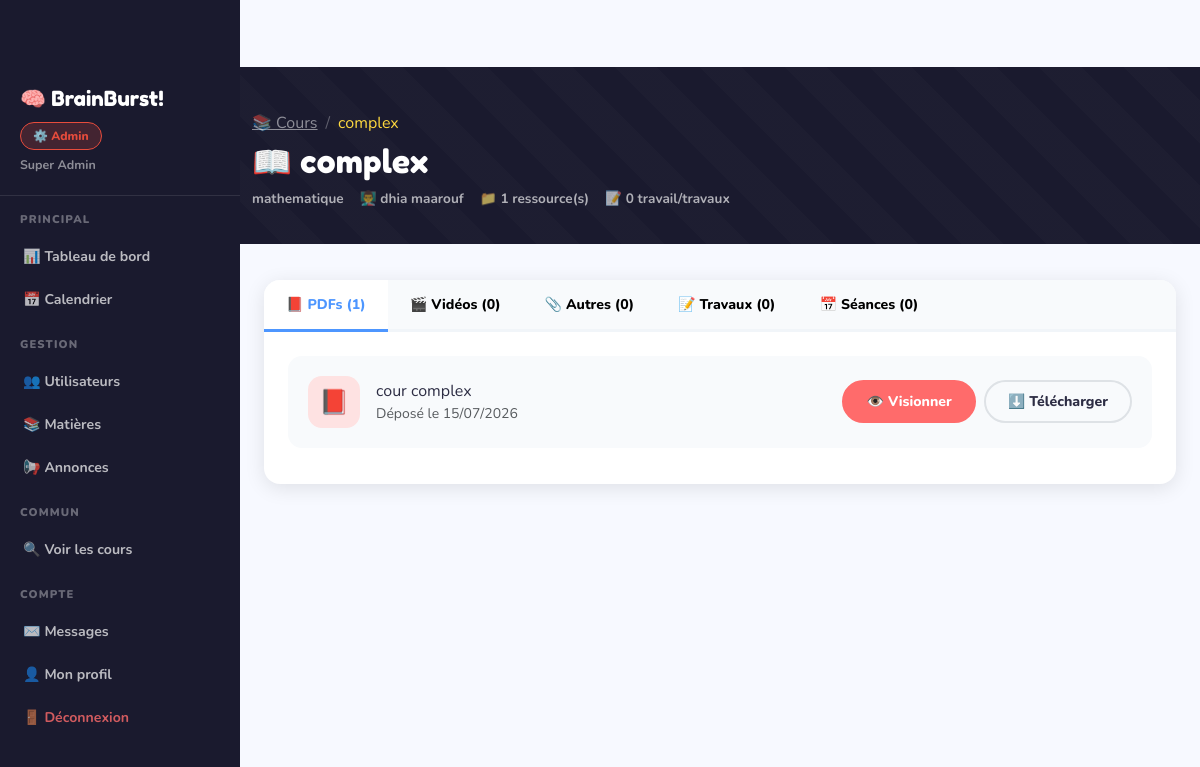
The page /cours/1/apprendre (signed in) on the database its author committed.
### app.py (models this page shows)
class User(UserMixin, db.Model):
    id            = db.Column(db.Integer, primary_key=True)
    nom           = db.Column(db.String(100), nullable=False)
    prenom        = db.Column(db.String(100), nullable=False)
    email         = db.Column(db.String(150), unique=True, nullable=False)
    password      = db.Column(db.String(200), nullable=False)
    role          = db.Column(db.String(20),  default='eleve')  # admin | enseignant | eleve
    actif         = db.Column(db.Boolean,     default=True)
    bio           = db.Column(db.Text,        default='')
    date_creation = db.Column(db.DateTime,    default=datetime.utcnow)
    groupe_id     = db.Column(db.Integer, db.ForeignKey('groupe.id'), nullable=True)
    cours_crees  = db.relationship('Cours',       backref='enseignant', lazy=True)
    inscriptions = db.relationship('Inscription', backref='eleve',      lazy=True)
    travaux_rendus = db.relationship('TravauxRendu', backref='eleve',   lazy=True)
    msg_envoyes  = db.relationship('Message', foreign_keys='Message.expediteur_id',   backref='expediteur',   lazy=True)
    msg_recus    = db.relationship('Message', foreign_keys='Message.destinataire_id', backref='destinataire', lazy=True)

class Cours(db.Model):
    id            = db.Column(db.Integer, primary_key=True)
    titre         = db.Column(db.String(200), nullable=False)
    description   = db.Column(db.Text,        nullable=False)
    niveau        = db.Column(db.String(50),   nullable=False)
    publie        = db.Column(db.Boolean,      default=False)
    date_creation = db.Column(db.DateTime,     default=datetime.utcnow)
    enseignant_id = db.Column(db.Integer,      db.ForeignKey('user.id'),    nullable=False)
    matiere_id    = db.Column(db.Integer,      db.ForeignKey('matiere.id'), nullable=True)
    ressources   = db.relationship('Ressource',   backref='cours', lazy=True, cascade='all, delete-orphan')
    inscriptions = db.relationship('Inscription', backref='cours', lazy=True, cascade='all, delete-orphan')
    travaux      = db.relationship('Travail',     backref='cours', lazy=True, cascade='all, delete-orphan')
    seances      = db.relationship('Seance',      backref='cours', lazy=True, cascade='all, delete-orphan')

class Matiere(db.Model):
    id          = db.Column(db.Integer, primary_key=True)
    nom         = db.Column(db.String(100), nullable=False, unique=True)
    description = db.Column(db.Text)
    couleur     = db.Column(db.String(20), default='#4D96FF')
    icone       = db.Column(db.String(10), default='📚')
    actif       = db.Column(db.Boolean, default=True)
    date_creation = db.Column(db.DateTime, default=datetime.utcnow)
    cours = db.relationship('Cours', backref='matiere', lazy=True)

class Ressource(db.Model):
    id          = db.Column(db.Integer, primary_key=True)
    titre       = db.Column(db.String(200), nullable=False)
    description = db.Column(db.Text)
    type_fichier= db.Column(db.String(20))   # pdf | video | autre
    nom_fichier = db.Column(db.String(300))
    url_externe = db.Column(db.String(500))   # lien YouTube/Drive optionnel
    ordre       = db.Column(db.Integer, default=0)
    date_depot  = db.Column(db.DateTime, default=datetime.utcnow)
    cours_id    = db.Column(db.Integer, db.ForeignKey('cours.id'), nullable=False)

### app.py (the view, shortened to what this page needs)
@app.route('/cours/<int:cid>/apprendre')
@login_required
def cours_apprendre(cid):
    c = Cours.query.get_or_404(cid)
    if current_user.role == 'eleve' and current_user.groupe_id is not None and c.groupe_id is not None and c.groupe_id != current_user.groupe_id:
        flash('Accès refusé pour ce cours (groupe incompatible).', 'danger')
        return redirect(url_for('cours_detail', cid=cid))
    pdfs   = [r for r in c.ressources if r.type_fichier == 'pdf']
    videos = [r for r in c.ressources if r.type_fichier == 'video']
    autres = [r for r in c.ressources if r.type_fichier == 'autre']
    travaux_info = []
    for t in c.travaux:
        rendu = None
        if current_user.role == 'eleve':
            rendu = TravauxRendu.query.filter_by(eleve_id=current_user.id, travail_id=t.id).first()
        travaux_info.append({'travail': t, 'rendu': rendu})
    seances = Seance.query.filter_by(cours_id=cid).order_by(Seance.date_seance).all()
    return render_template('cours_apprendre.html', cours=c,
                           pdfs=pdfs, videos=videos, autres=autres,
                           travaux_info=travaux_info, seances=seances)

### app.py (called while the page is built)
@login_manager.user_loader
def load_user(uid): return User.query.get(int(uid))

@app.context_processor
def inject_globals():
    return {'now': datetime.utcnow, 'current_year': datetime.utcnow().year}

### templates/cours_apprendre.html (shortened to what this page needs)
{% extends "base.html" %}
{% block content %}
<div class="page-header">
  <div class="container">
    <nav aria-label="breadcrumb" class="mb-2">
      <ol class="breadcrumb mb-0">
        <li class="breadcrumb-item"><a href="{{ url_for('liste_cours') }}" class="text-white-50">📚 Cours</a></li>
        <li class="breadcrumb-item active text-sun">{{ cours.titre[:40] }}</li>
      </ol>
    </nav>
    <h2>📖 {{ cours.titre }}</h2>
    <div class="d-flex flex-wrap gap-3 mt-2" style="color:rgba(255,255,255,.65);font-size:.85rem;font-weight:700">
      {% if cours.matiere %}<span>{{ cours.matiere.icone }} {{ cours.matiere.nom }}</span>{% endif %}
      <span>👨‍🏫 {{ cours.enseignant.prenom }} {{ cours.enseignant.nom }}</span>
      <span>📁 {{ cours.ressources|length }} ressource(s)</span>
      <span>📝 {{ cours.travaux|length }} travail/travaux</span>
    </div>
  </div>
</div>
<div class="container-fluid px-4 pb-5">
  <div class="tab-section">
    <div class="tab-header">
      <button class="tab-btn active" onclick="showTab('pdfs')">📕 PDFs ({{ pdfs|length }})</button>
      <button class="tab-btn" onclick="showTab('videos')">🎬 Vidéos ({{ videos|length }})</button>
      <button class="tab-btn" onclick="showTab('autres')">📎 Autres ({{ autres|length }})</button>
      <button class="tab-btn" onclick="showTab('travaux')">📝 Travaux ({{ travaux_info|length }})</button>
      <button class="tab-btn" onclick="showTab('seances')">📅 Séances ({{ seances|length }})</button>
    </div>
    <div id="tab-pdfs" class="tab-pane active">
      {% if pdfs %}
      {% for r in pdfs %}
      <div class="resource-card">
        <div class="resource-icon" style="background:#fee2e2">📕</div>
        <div class="flex-fill">
          <div class="fw-800">{{ r.titre }}</div>
          <div class="text-muted small fw-600">Déposé le {{ r.date_depot.strftime('%d/%m/%Y') }}</div>
        </div>
        <div class="d-flex gap-2">
          {% if r.nom_fichier %}
          <button class="btn btn-fun btn-coral btn-sm fw-800" onclick="togglePdf('pdf-{{ r.id }}')">👁️ Visionner</button>
          <a href="{{ url_for('download_file', filename=r.nom_fichier) }}" class="btn btn-fun btn-outline-fun btn-sm fw-700">⬇️ Télécharger</a>
          {% elif r.url_externe %}
          <a href="{{ r.url_externe }}" target="_blank" class="btn btn-fun btn-coral btn-sm fw-800">🔗 Ouvrir</a>
          {% endif %}
        </div>
      </div>
      {% endfor %}
      {% else %}
      <div class="text-center py-5 text-muted fw-600">📭 Aucun PDF dans ce cours</div>
      {% endif %}
    </div>
  </div>
</div>
{% endblock %}

### templates/base.html (shortened to what this page needs)
<!DOCTYPE html>
<html lang="fr">
<head>
<link href="https://cdnjs.cloudflare.com/ajax/libs/bootstrap/5.3.0/css/bootstrap.min.css" rel="stylesheet">
<link href="https://cdnjs.cloudflare.com/ajax/libs/font-awesome/6.4.0/css/all.min.css" rel="stylesheet">
</head>
<body>
{% if current_user.is_authenticated %}
<div class="side-nav">
  <div style="padding:16px 20px 20px;border-bottom:1px solid rgba(255,255,255,.1)">
    <div style="font-family:'Fredoka One',cursive;color:white;font-size:1.3rem">🧠 BrainBurst!</div>
    <div class="mt-2">
      <span class="role-badge role-{{ current_user.role }}">
        {{ '⚙️ Admin' if current_user.role=='admin' else '👨‍🏫 Enseignant' if current_user.role=='enseignant' else '🎓 Élève' }}
      </span>
    </div>
    <div style="color:rgba(255,255,255,.5);font-size:.78rem;font-weight:700;margin-top:6px">
      {{ current_user.prenom }} {{ current_user.nom }}
    </div>
  </div>
  {% if current_user.role == 'admin' %}
  <div class="nav-section">Principal</div>
  <a href="{{ url_for('admin_dashboard') }}" class="{{ 'active' if request.endpoint=='admin_dashboard' }}">📊 Tableau de bord</a>
  <a href="{{ url_for('admin_calendrier') }}" class="{{ 'active' if request.endpoint=='admin_calendrier' }}">📅 Calendrier</a>
  <div class="nav-section">Gestion</div>
  <a href="{{ url_for('admin_users') }}" class="{{ 'active' if request.endpoint in ['admin_users','admin_user_creer','admin_user_editer'] }}">👥 Utilisateurs</a>
  <a href="{{ url_for('admin_matieres') }}" class="{{ 'active' if request.endpoint in ['admin_matieres','admin_matiere_creer','admin_matiere_editer'] }}">📚 Matières</a>
  <a href="{{ url_for('admin_annonces') }}" class="{{ 'active' if request.endpoint=='admin_annonces' }}">📢 Annonces</a>
  <div class="nav-section">Commun</div>
  <a href="{{ url_for('liste_cours') }}">🔍 Voir les cours</a>
  {% endif %}
  <div class="nav-section">Compte</div>
  <a href="{{ url_for('messages') }}">✉️ Messages</a>
  <a href="{{ url_for('profil') }}">👤 Mon profil</a>
  <a href="{{ url_for('logout') }}" style="color:rgba(255,107,107,.8)!important">🚪 Déconnexion</a>
</div>
<div class="main-content">
{% endif %}
{% block content %}{% endblock %}
</div>
</body>
</html>

### templates/base.html (style rules this page uses)
:root { --sun:#FFD93D; --coral:#FF6B6B; --mint:#6BCB77; --sky:#4D96FF; --violet:#C77DFF; --peach:#FFB347; --dark:#1A1A2E; --ink:#2D2D44; --paper:#FFFDF7; --light:#F7F9FF; --admin:#e74c3c; --teacher:#2ecc71; --student:#3498db; --shadow:0 4px 20px rgba(0,0,0,.1); --radius:16px; --radius-sm:10px; }
* { box-sizing:border-box }
body { font-family:'Nunito',sans-serif;background:var(--light);color:var(--ink);overflow-x:hidden;padding-top:67px }
.role-badge { display:inline-flex;align-items:center;gap:5px;padding:4px 12px;border-radius:20px; font-size:.75rem;font-weight:800 }
.role-admin { background:rgba(231,76,60,.2);color:#e74c3c;border:1px solid #e74c3c }
.page-header { background:var(--dark);padding:44px 0 34px;margin-bottom:36px;position:relative;overflow:hidden }
.page-header::before { content:'';position:absolute;inset:0; background:repeating-linear-gradient(45deg,transparent,transparent 30px,rgba(255,255,255,.015) 30px,rgba(255,255,255,.015) 60px) }
.page-header h2 { font-family:'Fredoka One',cursive;font-size:2rem;color:white;position:relative }
.page-header .breadcrumb-item a { color:rgba(255,255,255,.5)!important }
.page-header .breadcrumb-item.active { color:var(--sun) }
.page-header .breadcrumb-item+.breadcrumb-item::before { color:rgba(255,255,255,.3) }
.btn-fun { font-weight:800;border-radius:25px;padding:9px 22px;border:2.5px solid transparent; transition:all .2s;font-size:.88rem }
.btn-coral { background:var(--coral);color:white;border-color:var(--coral) }
.btn-outline-fun { background:transparent;border:2px solid #dee2e6;color:var(--ink) }
.side-nav { background:var(--dark); width:240px; position:fixed; top:0;left:0;bottom:0; z-index:999; overflow-y:auto; padding-top:67px; }
.side-nav a { display:flex;align-items:center;gap:10px; padding:11px 20px; color:rgba(255,255,255,.7); font-weight:700;font-size:.88rem; text-decoration:none; transition:all .2s; border-left:3px solid transparent; }
.side-nav .nav-section { padding:16px 20px 6px; font-size:.7rem;font-weight:900; text-transform:uppercase;letter-spacing:.1em; color:rgba(255,255,255,.35) }
.main-content { margin-left:240px; min-height:100vh; width:calc(100% - 240px); float:left; }
body { overflow-x:hidden }

### templates/cours_apprendre.html (style rules this page uses)
.tab-section { background:white;border-radius:var(--radius);box-shadow:var(--shadow);overflow:hidden;margin-bottom:24px }
.tab-header { display:flex;border-bottom:3px solid #f1f5f9;background:#f8fafc }
.tab-btn { padding:14px 22px;font-weight:800;font-size:.88rem;border:none;background:none;cursor:pointer;transition:all .2s;border-bottom:3px solid transparent;margin-bottom:-3px }
.tab-btn.active { color:var(--sky);border-bottom-color:var(--sky);background:white }
.tab-pane { display:none;padding:24px }
.tab-pane.active { display:block }
.resource-card { background:#f8fafc;border-radius:14px;padding:18px;margin-bottom:12px;border:2px solid transparent;transition:all .2s;display:flex;align-items:center;gap:16px }
.resource-icon { width:52px;height:52px;border-radius:14px;display:flex;align-items:center;justify-content:center;font-size:1.5rem;flex-shrink:0 }

### rows shown on the page
User: role "⚙️ Admin", prenom "Super", nom "Admin"
Cours: titre "complex"
Matiere: matiere.nom "mathematique"
User: enseignant.prenom "dhia", enseignant.nom "maarouf"
Ressource: titre "cour complex", date_depot "15/07/2026"

### other values the page prints
{{ cours.ressources|length }} "1"
{{ cours.travaux|length }} "0"
{{ pdfs|length }} "1"
{{ videos|length }} "0"
{{ autres|length }} "0"
{{ travaux_info|length }} "0"
{{ seances|length }} "0"
